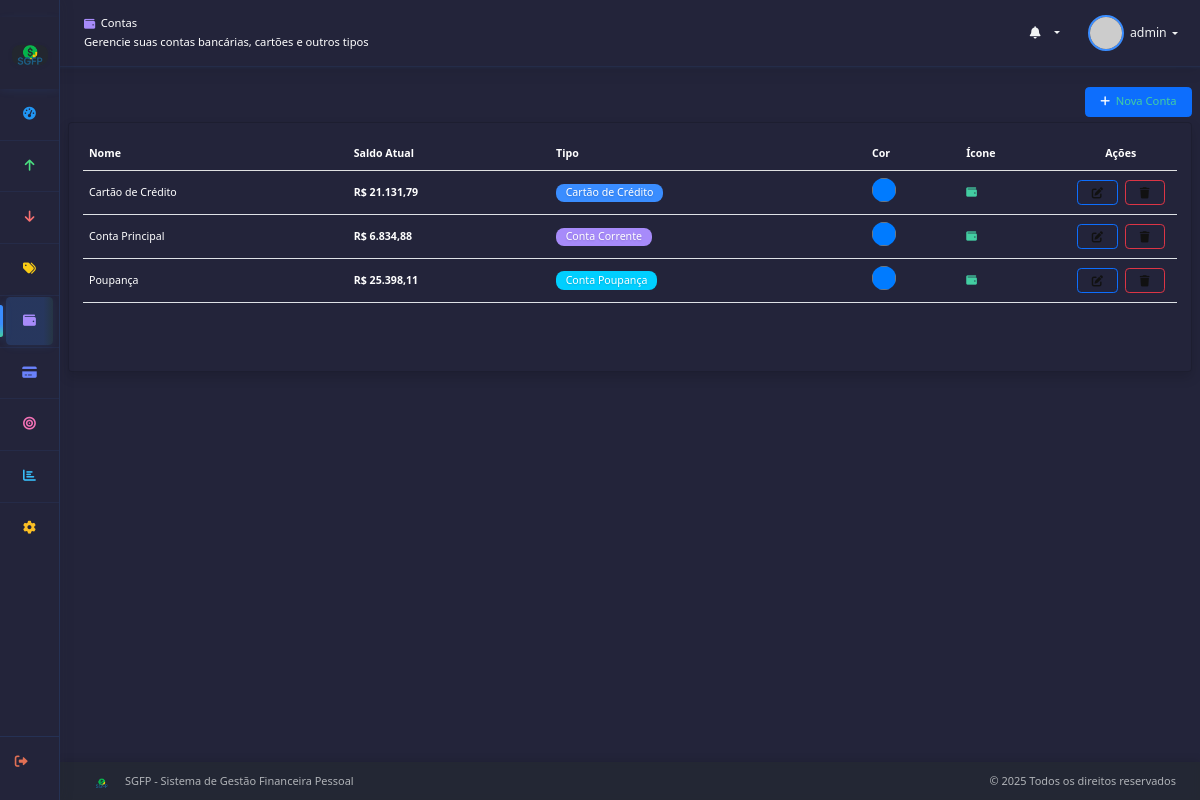
The page /contas/ (signed in) on the database as committed earlier.
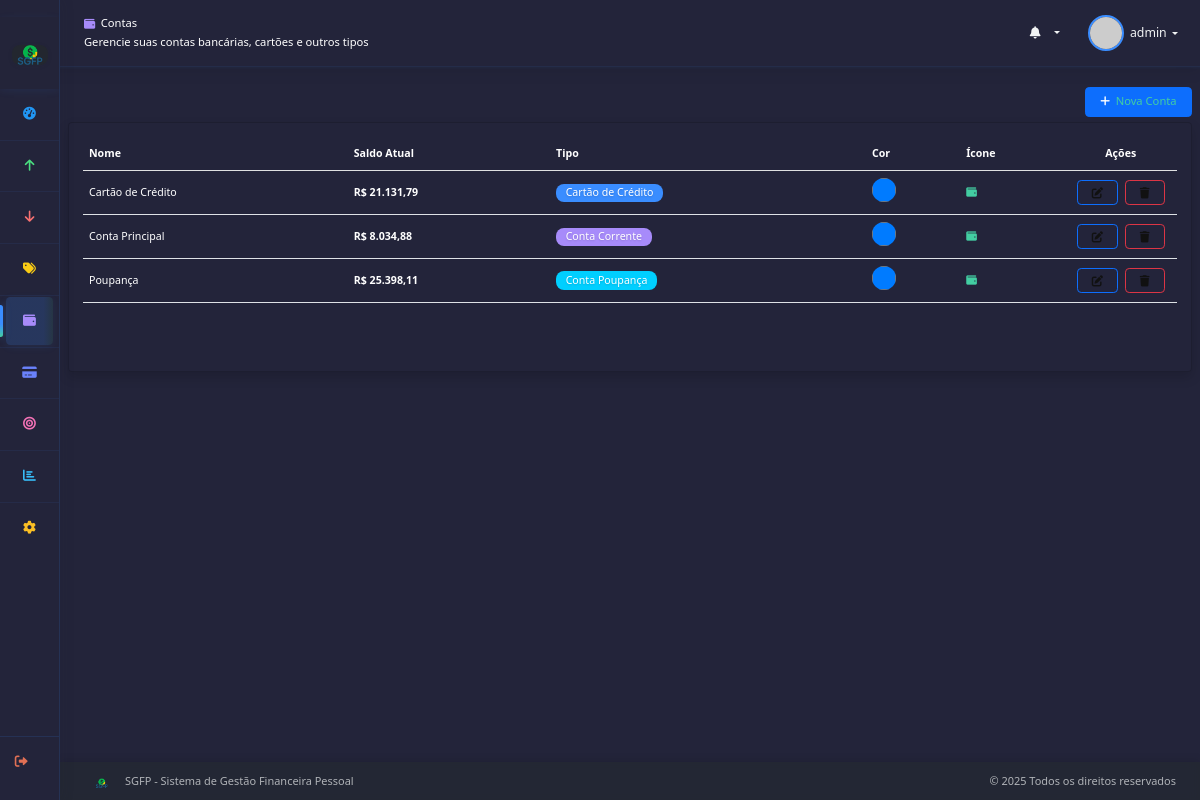
The same page on the database as committed later.
### core/models.py (models this page shows, shortened)
class Conta(models.Model):
    TIPO_CHOICES = [
        ('corrente', 'Conta Corrente'),
        ('poupanca', 'Conta Poupança'),
        ('investimento', 'Conta Investimento'),
        ('cartao_credito', 'Cartão de Crédito'),
        ('dinheiro', 'Dinheiro'),
        ('outros', 'Outros'),
    ]
    id = models.UUIDField(primary_key=True, default=uuid.uuid4, editable=False)
    nome = models.CharField(max_length=100)
    tipo = models.CharField(max_length=20, choices=TIPO_CHOICES, default='corrente')
    saldo_inicial = models.DecimalField(max_digits=12, decimal_places=2, default=0)
    saldo_atual = models.DecimalField(max_digits=12, decimal_places=2, default=0)
    descricao = models.TextField(blank=True)
    cor = models.CharField(max_length=7, default='#28a745')
    icone = models.CharField(max_length=50, default='fas fa-wallet')
    usuario = models.ForeignKey(User, on_delete=models.CASCADE, related_name='contas')
    ativo = models.BooleanField(default=True)
    data_criacao = models.DateTimeField(auto_now_add=True)
    data_atualizacao = models.DateTimeField(auto_now=True)
    class Meta:
        verbose_name = 'Conta'
        verbose_name_plural = 'Contas'
        ordering = ['nome']
        unique_together = ['nome', 'usuario']
    def atualizar_saldo(self):
        receitas = self.receitas.filter(ativo=True).aggregate(
            total=models.Sum('valor'))['total'] or 0
        despesas = self.despesas.filter(ativo=True).aggregate(
            total=models.Sum('valor'))['total'] or 0
        transferencias_entrada = self.transferencias_destino.filter(ativo=True).aggregate(
            total=models.Sum('valor'))['total'] or 0
        transferencias_saida = self.transferencias_origem.filter(ativo=True).aggregate(
            total=models.Sum('valor'))['total'] or 0
        self.saldo_atual = self.saldo_inicial + receitas - despesas + transferencias_entrada - transferencias_saida
        self.save(update_fields=['saldo_atual'])

### core/views.py (the view)
# urls.py: path('contas/', views.conta_list, name='conta_list'),
@login_required
def conta_list(request):
    contas = Conta.objects.filter(usuario=request.user, ativo=True)
    for conta in contas:
        conta.atualizar_saldo()
    return render(request, 'core/contas_list.html', {'contas': contas})

### core/context_processors.py (called while the page is built, shortened)
def preferencias_usuario(request):
    if request.user.is_authenticated:
        configuracao, _ = Configuracao.objects.get_or_create(usuario=request.user)
        escala_interface = configuracao.escala_interface
        fator_escala = round(escala_interface * 0.007, 3)  # 100% = 0.7 real
        font_size_percent = str(round(escala_interface * 0.7, 1)).replace(',', '.')  # Corrige separador decimal
        return {
            'icones_coloridos': configuracao.icones_coloridos,
            'tema_usuario': configuracao.dashboard_tema,
            'escala_interface': escala_interface,
            'fator_escala': fator_escala,
            'font_size_percent': font_size_percent,
        }

### templates/core/contas_list.html (shortened to what this page needs)
{% extends 'base.html' %}
{% load br_filters %}
{% block page_icon %}<i class="fas fa-wallet"></i>{% endblock %}
{% block page_title %}Contas{% endblock %}
{% block page_greeting %}Gerencie suas contas bancárias, cartões e outros tipos{% endblock %}
{% block content %}
<div class="container-fluid">
    <div class="d-flex justify-content-end mb-2">
        <a href="{% url 'core:conta_create' %}" class="btn btn-primary">
            <i class="fas fa-plus me-2"></i>Nova Conta
        </a>
    </div>
    <div class="card shadow">
        <div class="card-body p-0">
                <table class="table table-hover">
                    <thead class="table-light">
                        <tr>
                            <th>Nome</th>
                            <th>Saldo Atual</th>
                            <th>Tipo</th>
                            <th>Cor</th>
                            <th>Ícone</th>
                            <th class="acoes-col">Ações</th>
                        </tr>
                    </thead>
                    <tbody>
                        {% for conta in contas %}
                        <tr>
                            <td>{{ conta.nome }}</td>
                            <td class="fw-bold {% if conta.saldo_atual >= 0 %}text-success{% else %}text-danger{% endif %}">{{ conta.saldo_atual|br_currency }}</td>
                            <td>
                                <span class="badge badge-conta-{{ conta.tipo|lower }}">
                                    {{ conta.get_tipo_display }}
                                </span>
                            </td>
                            <td>
                                <input type="color" id="input-cor-{{ conta.id }}" value="{{ conta.cor }}" style="width:24px; height:24px; border:none; background:none; padding:0; border-radius:50%; cursor:pointer;" onchange="atualizarCorConta({{ conta.id }}, this.value)">
                            </td>
                            <td><i class="{{ conta.icone }}" id="conta-icone-{{ conta.id }}" style="color: {{ conta.cor }};"></i></td>
                            <td class="acoes-col">
                                <a href="{% url 'core:conta_update' conta.id %}" class="btn btn-sm btn-outline-primary" title="Editar">
                                    <i class="fas fa-edit"></i>
                                </a>
                                <a href="{% url 'core:conta_delete' conta.id %}" class="btn btn-sm btn-outline-danger" title="Excluir" onclick="return confirm('Tem certeza que deseja excluir esta conta?');">
                                    <i class="fas fa-trash"></i>
                                </a>
                            </td>
                        </tr>
                        {% endfor %}
                    </tbody>
                </table>
        </div>
    </div>
</div>
{% endblock %}

Rows that differ between the two databases and show on the page:
changed Conta "Conta Principal": saldo_atual|br_currency "R$ 6.834,88" → "R$ 8.034,88"
